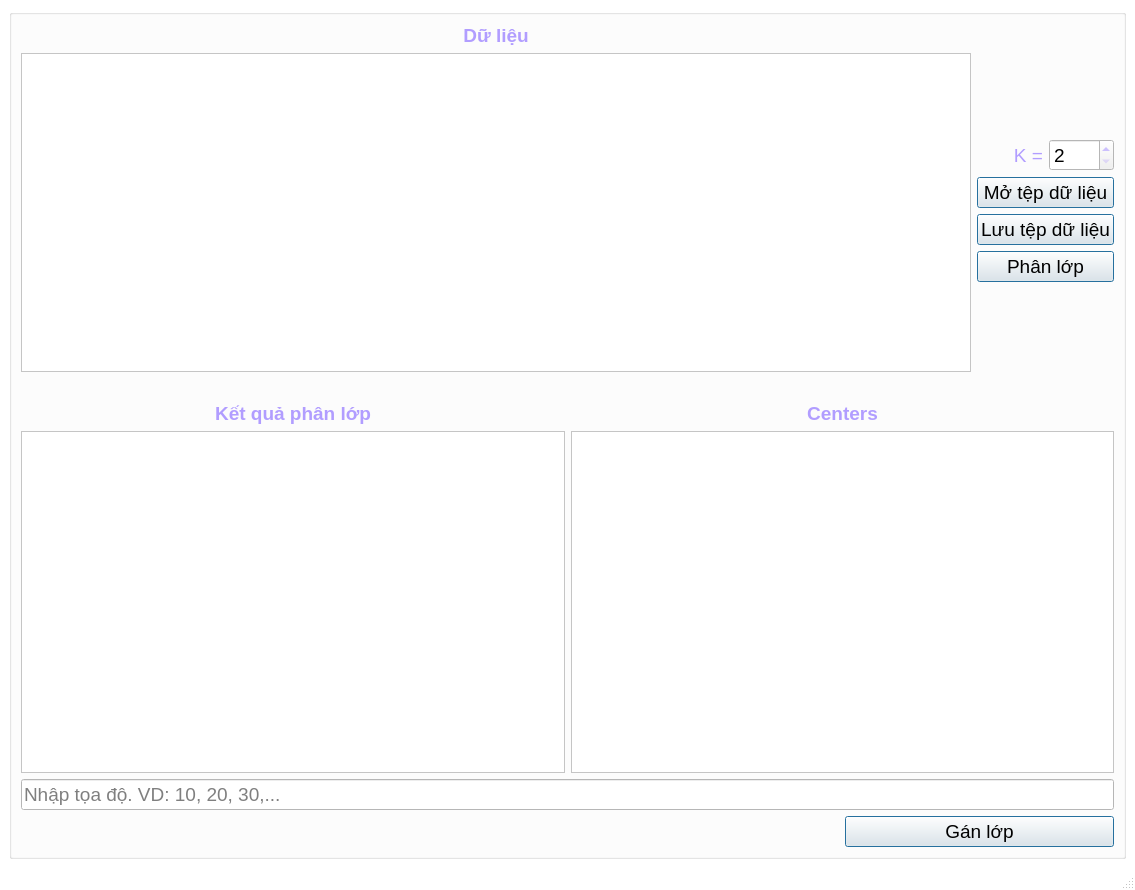
<?xml version="1.0" encoding="UTF-8"?>
<ui version="4.0">
 <author>NghiLam</author>
 <class>MainWindow</class>
 <widget class="QMainWindow" name="MainWindow">
  <property name="windowModality">
   <enum>Qt::NonModal</enum>
  </property>
  <property name="enabled">
   <bool>true</bool>
  </property>
  <property name="geometry">
   <rect>
    <x>0</x>
    <y>0</y>
    <width>1135</width>
    <height>890</height>
   </rect>
  </property>
  <property name="palette">
   <palette>
    <active>
     <colorrole role="WindowText">
      <brush brushstyle="SolidPattern">
       <color alpha="255">
        <red>177</red>
        <green>157</green>
        <blue>255</blue>
       </color>
      </brush>
     </colorrole>
     <colorrole role="Button">
      <brush brushstyle="SolidPattern">
       <color alpha="255">
        <red>255</red>
        <green>255</green>
        <blue>255</blue>
       </color>
      </brush>
     </colorrole>
     <colorrole role="Light">
      <brush brushstyle="SolidPattern">
       <color alpha="255">
        <red>255</red>
        <green>255</green>
        <blue>255</blue>
       </color>
      </brush>
     </colorrole>
     <colorrole role="Midlight">
      <brush brushstyle="SolidPattern">
       <color alpha="255">
        <red>255</red>
        <green>255</green>
        <blue>255</blue>
       </color>
      </brush>
     </colorrole>
     <colorrole role="Dark">
      <brush brushstyle="SolidPattern">
       <color alpha="255">
        <red>127</red>
        <green>127</green>
        <blue>127</blue>
       </color>
      </brush>
     </colorrole>
     <colorrole role="Mid">
      <brush brushstyle="SolidPattern">
       <color alpha="255">
        <red>170</red>
        <green>170</green>
        <blue>170</blue>
       </color>
      </brush>
     </colorrole>
     <colorrole role="Text">
      <brush brushstyle="SolidPattern">
       <color alpha="255">
        <red>0</red>
        <green>0</green>
        <blue>0</blue>
       </color>
      </brush>
     </colorrole>
     <colorrole role="BrightText">
      <brush brushstyle="SolidPattern">
       <color alpha="255">
        <red>255</red>
        <green>255</green>
        <blue>255</blue>
       </color>
      </brush>
     </colorrole>
     <colorrole role="ButtonText">
      <brush brushstyle="SolidPattern">
       <color alpha="255">
        <red>0</red>
        <green>0</green>
        <blue>0</blue>
       </color>
      </brush>
     </colorrole>
     <colorrole role="Base">
      <brush brushstyle="SolidPattern">
       <color alpha="255">
        <red>255</red>
        <green>255</green>
        <blue>255</blue>
       </color>
      </brush>
     </colorrole>
     <colorrole role="Window">
      <brush brushstyle="SolidPattern">
       <color alpha="255">
        <red>255</red>
        <green>255</green>
        <blue>255</blue>
       </color>
      </brush>
     </colorrole>
     <colorrole role="Shadow">
      <brush brushstyle="SolidPattern">
       <color alpha="255">
        <red>0</red>
        <green>0</green>
        <blue>0</blue>
       </color>
      </brush>
     </colorrole>
     <colorrole role="AlternateBase">
      <brush brushstyle="SolidPattern">
       <color alpha="255">
        <red>255</red>
        <green>255</green>
        <blue>255</blue>
       </color>
      </brush>
     </colorrole>
     <colorrole role="ToolTipBase">
      <brush brushstyle="SolidPattern">
       <color alpha="255">
        <red>255</red>
        <green>255</green>
        <blue>220</blue>
       </color>
      </brush>
     </colorrole>
     <colorrole role="ToolTipText">
      <brush brushstyle="SolidPattern">
       <color alpha="255">
        <red>0</red>
        <green>0</green>
        <blue>0</blue>
       </color>
      </brush>
     </colorrole>
    </active>
    <inactive>
     <colorrole role="WindowText">
      <brush brushstyle="SolidPattern">
       <color alpha="255">
        <red>177</red>
        <green>157</green>
        <blue>255</blue>
       </color>
      </brush>
     </colorrole>
     <colorrole role="Button">
      <brush brushstyle="SolidPattern">
       <color alpha="255">
        <red>255</red>
        <green>255</green>
        <blue>255</blue>
       </color>
      </brush>
     </colorrole>
     <colorrole role="Light">
      <brush brushstyle="SolidPattern">
       <color alpha="255">
        <red>255</red>
        <green>255</green>
        <blue>255</blue>
       </color>
      </brush>
     </colorrole>
     <colorrole role="Midlight">
      <brush brushstyle="SolidPattern">
       <color alpha="255">
        <red>255</red>
        <green>255</green>
        <blue>255</blue>
       </color>
      </brush>
     </colorrole>
     <colorrole role="Dark">
      <brush brushstyle="SolidPattern">
       <color alpha="255">
        <red>127</red>
        <green>127</green>
        <blue>127</blue>
       </color>
      </brush>
     </colorrole>
     <colorrole role="Mid">
      <brush brushstyle="SolidPattern">
       <color alpha="255">
        <red>170</red>
        <green>170</green>
        <blue>170</blue>
       </color>
      </brush>
     </colorrole>
     <colorrole role="Text">
      <brush brushstyle="SolidPattern">
       <color alpha="255">
        <red>0</red>
        <green>0</green>
        <blue>0</blue>
       </color>
      </brush>
     </colorrole>
     <colorrole role="BrightText">
      <brush brushstyle="SolidPattern">
       <color alpha="255">
        <red>255</red>
        <green>255</green>
        <blue>255</blue>
       </color>
      </brush>
     </colorrole>
     <colorrole role="ButtonText">
      <brush brushstyle="SolidPattern">
       <color alpha="255">
        <red>0</red>
        <green>0</green>
        <blue>0</blue>
       </color>
      </brush>
     </colorrole>
     <colorrole role="Base">
      <brush brushstyle="SolidPattern">
       <color alpha="255">
        <red>255</red>
        <green>255</green>
        <blue>255</blue>
       </color>
      </brush>
     </colorrole>
     <colorrole role="Window">
      <brush brushstyle="SolidPattern">
       <color alpha="255">
        <red>255</red>
        <green>255</green>
        <blue>255</blue>
       </color>
      </brush>
     </colorrole>
     <colorrole role="Shadow">
      <brush brushstyle="SolidPattern">
       <color alpha="255">
        <red>0</red>
        <green>0</green>
        <blue>0</blue>
       </color>
      </brush>
     </colorrole>
     <colorrole role="AlternateBase">
      <brush brushstyle="SolidPattern">
       <color alpha="255">
        <red>255</red>
        <green>255</green>
        <blue>255</blue>
       </color>
      </brush>
     </colorrole>
     <colorrole role="ToolTipBase">
      <brush brushstyle="SolidPattern">
       <color alpha="255">
        <red>255</red>
        <green>255</green>
        <blue>220</blue>
       </color>
      </brush>
     </colorrole>
     <colorrole role="ToolTipText">
      <brush brushstyle="SolidPattern">
       <color alpha="255">
        <red>0</red>
        <green>0</green>
        <blue>0</blue>
       </color>
      </brush>
     </colorrole>
    </inactive>
    <disabled>
     <colorrole role="WindowText">
      <brush brushstyle="SolidPattern">
       <color alpha="255">
        <red>127</red>
        <green>127</green>
        <blue>127</blue>
       </color>
      </brush>
     </colorrole>
     <colorrole role="Button">
      <brush brushstyle="SolidPattern">
       <color alpha="255">
        <red>255</red>
        <green>255</green>
        <blue>255</blue>
       </color>
      </brush>
     </colorrole>
     <colorrole role="Light">
      <brush brushstyle="SolidPattern">
       <color alpha="255">
        <red>255</red>
        <green>255</green>
        <blue>255</blue>
       </color>
      </brush>
     </colorrole>
     <colorrole role="Midlight">
      <brush brushstyle="SolidPattern">
       <color alpha="255">
        <red>255</red>
        <green>255</green>
        <blue>255</blue>
       </color>
      </brush>
     </colorrole>
     <colorrole role="Dark">
      <brush brushstyle="SolidPattern">
       <color alpha="255">
        <red>127</red>
        <green>127</green>
        <blue>127</blue>
       </color>
      </brush>
     </colorrole>
     <colorrole role="Mid">
      <brush brushstyle="SolidPattern">
       <color alpha="255">
        <red>170</red>
        <green>170</green>
        <blue>170</blue>
       </color>
      </brush>
     </colorrole>
     <colorrole role="Text">
      <brush brushstyle="SolidPattern">
       <color alpha="255">
        <red>127</red>
        <green>127</green>
        <blue>127</blue>
       </color>
      </brush>
     </colorrole>
     <colorrole role="BrightText">
      <brush brushstyle="SolidPattern">
       <color alpha="255">
        <red>255</red>
        <green>255</green>
        <blue>255</blue>
       </color>
      </brush>
     </colorrole>
     <colorrole role="ButtonText">
      <brush brushstyle="SolidPattern">
       <color alpha="255">
        <red>127</red>
        <green>127</green>
        <blue>127</blue>
       </color>
      </brush>
     </colorrole>
     <colorrole role="Base">
      <brush brushstyle="SolidPattern">
       <color alpha="255">
        <red>255</red>
        <green>255</green>
        <blue>255</blue>
       </color>
      </brush>
     </colorrole>
     <colorrole role="Window">
      <brush brushstyle="SolidPattern">
       <color alpha="255">
        <red>255</red>
        <green>255</green>
        <blue>255</blue>
       </color>
      </brush>
     </colorrole>
     <colorrole role="Shadow">
      <brush brushstyle="SolidPattern">
       <color alpha="255">
        <red>0</red>
        <green>0</green>
        <blue>0</blue>
       </color>
      </brush>
     </colorrole>
     <colorrole role="AlternateBase">
      <brush brushstyle="SolidPattern">
       <color alpha="255">
        <red>255</red>
        <green>255</green>
        <blue>255</blue>
       </color>
      </brush>
     </colorrole>
     <colorrole role="ToolTipBase">
      <brush brushstyle="SolidPattern">
       <color alpha="255">
        <red>255</red>
        <green>255</green>
        <blue>220</blue>
       </color>
      </brush>
     </colorrole>
     <colorrole role="ToolTipText">
      <brush brushstyle="SolidPattern">
       <color alpha="255">
        <red>0</red>
        <green>0</green>
        <blue>0</blue>
       </color>
      </brush>
     </colorrole>
    </disabled>
   </palette>
  </property>
  <property name="windowTitle">
   <string/>
  </property>
  <property name="autoFillBackground">
   <bool>true</bool>
  </property>
  <property name="toolButtonStyle">
   <enum>Qt::ToolButtonIconOnly</enum>
  </property>
  <property name="tabShape">
   <enum>QTabWidget::Rounded</enum>
  </property>
  <widget class="QWidget" name="centralwidget">
   <layout class="QGridLayout" name="gridLayout">
    <item row="0" column="1">
     <widget class="QGroupBox" name="groupBox">
      <property name="palette">
       <palette>
        <active>
         <colorrole role="Button">
          <brush brushstyle="SolidPattern">
           <color alpha="255">
            <red>170</red>
            <green>170</green>
            <blue>255</blue>
           </color>
          </brush>
         </colorrole>
        </active>
        <inactive>
         <colorrole role="Button">
          <brush brushstyle="SolidPattern">
           <color alpha="255">
            <red>240</red>
            <green>240</green>
            <blue>240</blue>
           </color>
          </brush>
         </colorrole>
        </inactive>
        <disabled>
         <colorrole role="Button">
          <brush brushstyle="SolidPattern">
           <color alpha="255">
            <red>240</red>
            <green>240</green>
            <blue>240</blue>
           </color>
          </brush>
         </colorrole>
        </disabled>
       </palette>
      </property>
      <property name="title">
       <string/>
      </property>
      <layout class="QGridLayout" name="gridLayout_2">
       <item row="0" column="0">
        <layout class="QHBoxLayout" name="horizontalLayout_2">
         <property name="sizeConstraint">
          <enum>QLayout::SetDefaultConstraint</enum>
         </property>
         <property name="bottomMargin">
          <number>0</number>
         </property>
         <item>
          <layout class="QVBoxLayout" name="verticalLayout_3">
           <item>
            <widget class="QLabel" name="labelInputName">
             <property name="font">
              <font>
               <pointsize>14</pointsize>
               <weight>75</weight>
               <bold>true</bold>
              </font>
             </property>
             <property name="text">
              <string>Dữ liệu</string>
             </property>
             <property name="alignment">
              <set>Qt::AlignCenter</set>
             </property>
            </widget>
           </item>
           <item>
            <widget class="QPlainTextEdit" name="plainTextInput">
             <property name="font">
              <font>
               <pointsize>14</pointsize>
              </font>
             </property>
             <property name="sizeAdjustPolicy">
              <enum>QAbstractScrollArea::AdjustToContents</enum>
             </property>
             <property name="plainText">
              <string/>
             </property>
            </widget>
           </item>
           <item>
            <widget class="QLabel" name="labelInput">
             <property name="font">
              <font>
               <pointsize>12</pointsize>
               <italic>true</italic>
              </font>
             </property>
             <property name="layoutDirection">
              <enum>Qt::LeftToRight</enum>
             </property>
             <property name="text">
              <string/>
             </property>
            </widget>
           </item>
          </layout>
         </item>
         <item>
          <layout class="QVBoxLayout" name="verticalLayout_8">
           <item>
            <widget class="QLabel" name="labelLogo">
             <property name="font">
              <font>
               <pointsize>14</pointsize>
              </font>
             </property>
             <property name="text">
              <string/>
             </property>
            </widget>
           </item>
           <item>
            <layout class="QHBoxLayout" name="horizontalLayout">
             <item>
              <widget class="QLabel" name="label_10">
               <property name="font">
                <font>
                 <pointsize>14</pointsize>
                </font>
               </property>
               <property name="text">
                <string>K =</string>
               </property>
               <property name="alignment">
                <set>Qt::AlignRight|Qt::AlignTrailing|Qt::AlignVCenter</set>
               </property>
              </widget>
             </item>
             <item>
              <widget class="QSpinBox" name="spinBox">
               <property name="font">
                <font>
                 <pointsize>14</pointsize>
                </font>
               </property>
               <property name="minimum">
                <number>2</number>
               </property>
               <property name="maximum">
                <number>20</number>
               </property>
              </widget>
             </item>
            </layout>
           </item>
           <item>
            <widget class="QPushButton" name="btnImport">
             <property name="font">
              <font>
               <pointsize>14</pointsize>
              </font>
             </property>
             <property name="layoutDirection">
              <enum>Qt::LeftToRight</enum>
             </property>
             <property name="text">
              <string>Mở tệp dữ liệu</string>
             </property>
             <property name="default">
              <bool>true</bool>
             </property>
             <property name="flat">
              <bool>false</bool>
             </property>
            </widget>
           </item>
           <item>
            <widget class="QPushButton" name="btnExport">
             <property name="font">
              <font>
               <pointsize>14</pointsize>
              </font>
             </property>
             <property name="layoutDirection">
              <enum>Qt::LeftToRight</enum>
             </property>
             <property name="text">
              <string>Lưu tệp dữ liệu</string>
             </property>
             <property name="default">
              <bool>true</bool>
             </property>
             <property name="flat">
              <bool>false</bool>
             </property>
            </widget>
           </item>
           <item>
            <widget class="QPushButton" name="btnKmeans">
             <property name="font">
              <font>
               <pointsize>14</pointsize>
              </font>
             </property>
             <property name="text">
              <string>Phân lớp</string>
             </property>
             <property name="default">
              <bool>true</bool>
             </property>
             <property name="flat">
              <bool>false</bool>
             </property>
            </widget>
           </item>
           <item>
            <widget class="QLabel" name="label_8">
             <property name="text">
              <string/>
             </property>
            </widget>
           </item>
          </layout>
         </item>
        </layout>
       </item>
       <item row="1" column="0">
        <layout class="QHBoxLayout" name="horizontalLayout_3">
         <item>
          <layout class="QVBoxLayout" name="verticalLayout_2">
           <item>
            <widget class="QLabel" name="label_4">
             <property name="font">
              <font>
               <pointsize>14</pointsize>
               <weight>75</weight>
               <bold>true</bold>
              </font>
             </property>
             <property name="text">
              <string>Kết quả phân lớp</string>
             </property>
             <property name="alignment">
              <set>Qt::AlignCenter</set>
             </property>
            </widget>
           </item>
           <item>
            <widget class="QPlainTextEdit" name="plainTextCluster">
             <property name="enabled">
              <bool>true</bool>
             </property>
             <property name="font">
              <font>
               <pointsize>14</pointsize>
              </font>
             </property>
             <property name="layoutDirection">
              <enum>Qt::LeftToRight</enum>
             </property>
             <property name="autoFillBackground">
              <bool>false</bool>
             </property>
             <property name="plainText">
              <string/>
             </property>
            </widget>
           </item>
          </layout>
         </item>
         <item>
          <layout class="QVBoxLayout" name="verticalLayout_4">
           <item>
            <widget class="QLabel" name="label_5">
             <property name="font">
              <font>
               <pointsize>14</pointsize>
               <weight>75</weight>
               <bold>true</bold>
              </font>
             </property>
             <property name="text">
              <string>Centers</string>
             </property>
             <property name="alignment">
              <set>Qt::AlignCenter</set>
             </property>
            </widget>
           </item>
           <item>
            <widget class="QPlainTextEdit" name="plainTextLastCenters">
             <property name="enabled">
              <bool>true</bool>
             </property>
             <property name="font">
              <font>
               <pointsize>14</pointsize>
              </font>
             </property>
             <property name="layoutDirection">
              <enum>Qt::LeftToRight</enum>
             </property>
             <property name="autoFillBackground">
              <bool>false</bool>
             </property>
             <property name="plainText">
              <string/>
             </property>
            </widget>
           </item>
          </layout>
         </item>
        </layout>
       </item>
       <item row="2" column="0">
        <layout class="QVBoxLayout" name="verticalLayout_7">
         <item>
          <widget class="QLineEdit" name="lineEditPredict">
           <property name="font">
            <font>
             <pointsize>14</pointsize>
            </font>
           </property>
           <property name="placeholderText">
            <string>Nhập tọa độ. VD: 10, 20, 30,...</string>
           </property>
          </widget>
         </item>
         <item>
          <layout class="QHBoxLayout" name="horizontalLayout_4">
           <item>
            <widget class="QLabel" name="label_9">
             <property name="text">
              <string/>
             </property>
            </widget>
           </item>
           <item>
            <widget class="QLabel" name="label_3">
             <property name="text">
              <string/>
             </property>
            </widget>
           </item>
           <item>
            <widget class="QLabel" name="labelLog">
             <property name="font">
              <font>
               <pointsize>14</pointsize>
               <italic>true</italic>
              </font>
             </property>
             <property name="layoutDirection">
              <enum>Qt::LeftToRight</enum>
             </property>
             <property name="text">
              <string/>
             </property>
             <property name="indent">
              <number>1</number>
             </property>
            </widget>
           </item>
           <item>
            <widget class="QPushButton" name="btnPredict">
             <property name="font">
              <font>
               <pointsize>14</pointsize>
              </font>
             </property>
             <property name="text">
              <string>Gán lớp</string>
             </property>
             <property name="default">
              <bool>true</bool>
             </property>
             <property name="flat">
              <bool>false</bool>
             </property>
            </widget>
           </item>
          </layout>
         </item>
        </layout>
       </item>
      </layout>
     </widget>
    </item>
   </layout>
  </widget>
  <widget class="QMenuBar" name="menubar">
   <property name="geometry">
    <rect>
     <x>0</x>
     <y>0</y>
     <width>1135</width>
     <height>26</height>
    </rect>
   </property>
  </widget>
  <widget class="QStatusBar" name="statusbar"/>
  <action name="actionWhat_is_Apriori">
   <property name="text">
    <string>What is Apriori?</string>
   </property>
  </action>
  <action name="actionWhatIsApriori">
   <property name="text">
    <string>Apriori là gì?</string>
   </property>
  </action>
 </widget>
 <resources/>
 <connections/>
</ui>
